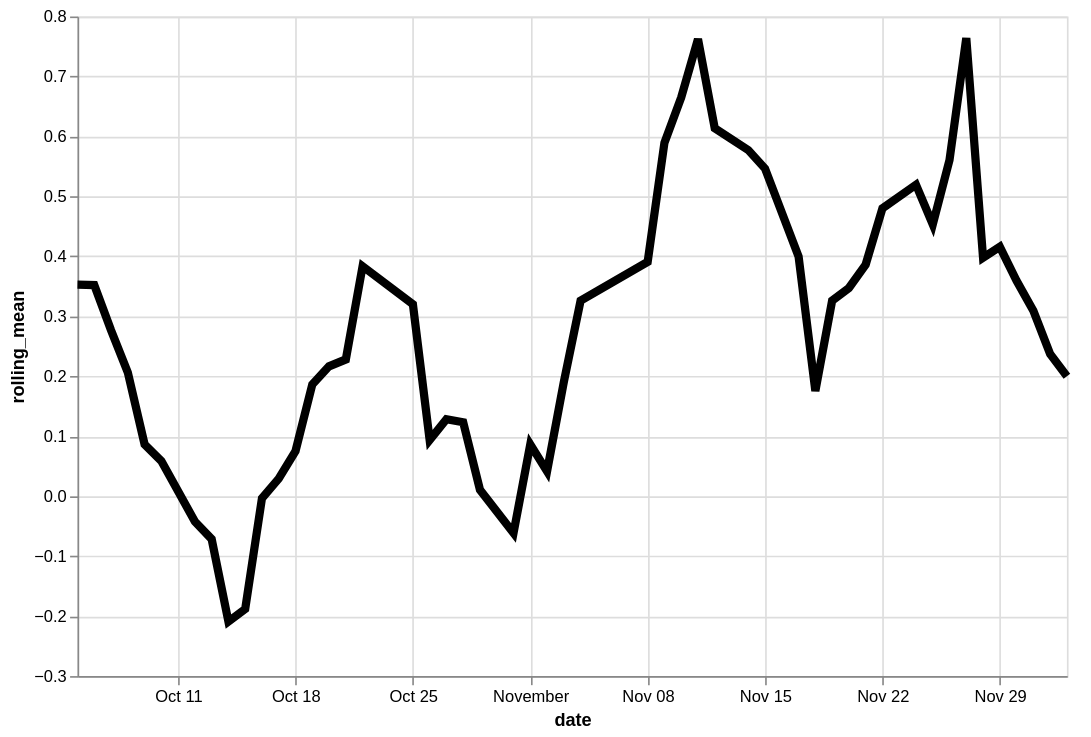

Express this chart as Vega-Lite.
### Vega-Lite specification from a JSON file in a GitHub repository (floating-point values rounded to 4 significant figures)
{"config": {"view": {"continuousWidth": 400, "continuousHeight": 300}}, "data": {"name": "data-6f5c227fcc260091d7ce9299a615c916"}, "mark": {"type": "line", "color": "black", "size": 5}, "encoding": {"x": {"type": "temporal", "field": "date"}, "y": {"type": "quantitative", "field": "rolling_mean"}}, "height": 400, "transform": [{"window": [{"op": "mean", "field": "residual", "as": "rolling_mean"}], "frame": [-4, 3]}], "width": 600, "$schema": "https://vega.github.io/schema/vega-lite/v4.8.1.json", "datasets": {"data-6f5c227fcc260091d7ce9299a615c916": [{"date": "2020-10-05", "residual": 0.06274}, {"date": "2020-10-06", "residual": 0.3076}, {"date": "2020-10-07", "residual": 0.1073}, {"date": "2020-10-08", "residual": 0.9338}, {"date": "2020-10-09", "residual": 0.3496}, {"date": "2020-10-10", "residual": -0.1003}, {"date": "2020-10-12", "residual": -0.2152}, {"date": "2020-10-13", "residual": -0.7531}, {"date": "2020-10-14", "residual": -0.161}, {"date": "2020-10-15", "residual": -0.5}, {"date": "2020-10-16", "residual": -0.1257}, {"date": "2020-10-17", "residual": -0.1664}, {"date": "2020-10-18", "residual": 0.516}, {"date": "2020-10-19", "residual": 1.378}, {"date": "2020-10-20", "residual": 0.04619}, {"date": "2020-10-21", "residual": -0.3848}, {"date": "2020-10-22", "residual": 0.7263}, {"date": "2020-10-25", "residual": -0.257}, {"date": "2020-10-26", "residual": -0.0338}, {"date": "2020-10-27", "residual": 1.077}, {"date": "2020-10-28", "residual": 0.008289}, {"date": "2020-10-29", "residual": -0.4327}, {"date": "2020-10-31", "residual": 0.3246}, {"date": "2020-11-01", "residual": -0.4252}, {"date": "2020-11-02", "residual": -0.1755}, {"date": "2020-11-03", "residual": -0.833}, {"date": "2020-11-04", "residual": 1.147}, {"date": "2020-11-08", "residual": 0.7179}, {"date": "2020-11-09", "residual": 1.2}, {"date": "2020-11-10", "residual": 0.6524}, {"date": "2020-11-11", "residual": 0.8414}, {"date": "2020-11-12", "residual": 1.164}, {"date": "2020-11-14", "residual": 0.4285}, {"date": "2020-11-15", "residual": -0.05357}, {"date": "2020-11-17", "residual": -0.04164}, {"date": "2020-11-18", "residual": 0.4261}, {"date": "2020-11-19", "residual": 0.9534}, {"date": "2020-11-20", "residual": -0.5198}, {"date": "2020-11-21", "residual": -0.9537}, {"date": "2020-11-22", "residual": 2.37}, {"date": "2020-11-24", "residual": 0.5971}, {"date": "2020-11-25", "residual": 0.2593}, {"date": "2020-11-26", "residual": 0.7089}, {"date": "2020-11-27", "residual": 0.7403}, {"date": "2020-11-28", "residual": 0.4232}, {"date": "2020-11-29", "residual": 0.3408}, {"date": "2020-11-30", "residual": 0.6726}, {"date": "2020-12-01", "residual": -0.5612}, {"date": "2020-12-02", "residual": 0.7431}, {"date": "2020-12-03", "residual": -0.1947}]}}
